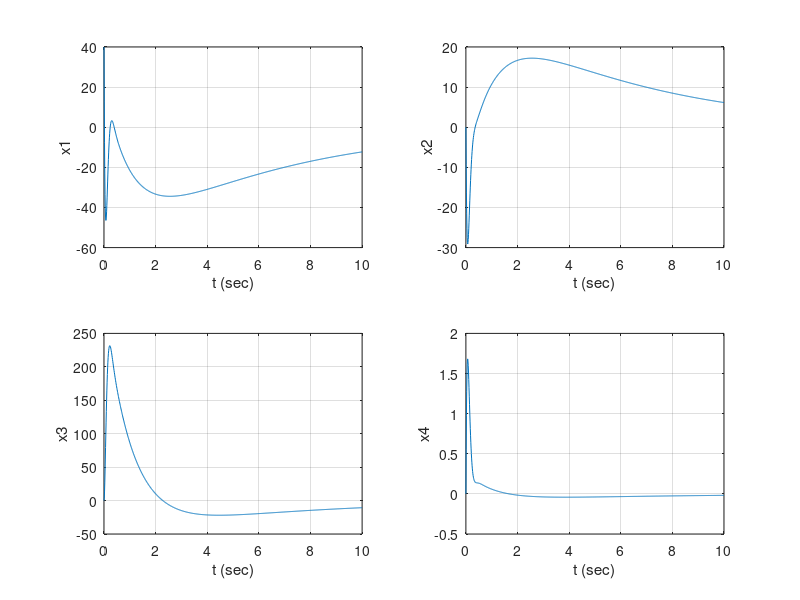

Here is the MATLAB script that generated this plot:
A=[0.8978 1.6108 0 0; 0 0 0.2237 -17.695; 0 0 -2.2649 1231.1; 0 0 -0.0063 0];
B=[ 114.35; 38.942; 0; -2.3455];
Q=[0.01 0 0 0;0 0.01 0 0;0 0 0.01 0;0 0 0 0.01];
R=1;
K=lqr(A,B,Q,R);
A2=A-B*K;
B2=[0;0;0;0];
D=0;
C=[0 1 0 0];
sys=ss(A2,eye(4), eye(4), eye(4));
t = 0:0.01:10;
x = initial(sys,[40;0;0;0],t);
x1 = [1 0 0 0]*x';
x2 = [0 1 0 0]*x';
x3 = [0 0 1 0]*x';
x4 = [0 0 0 1]*x';

subplot(2,2,1); plot(t,x1); grid
xlabel('t (sec)'); ylabel('x1')
subplot(2,2,2); plot(t,x2); grid
xlabel('t (sec)'); ylabel('x2')
subplot(2,2,3); plot(t,x3); grid
xlabel('t (sec)'); ylabel('x3')
subplot(2,2,4); plot(t,x4); grid
xlabel('t (sec)'); ylabel('x4')
